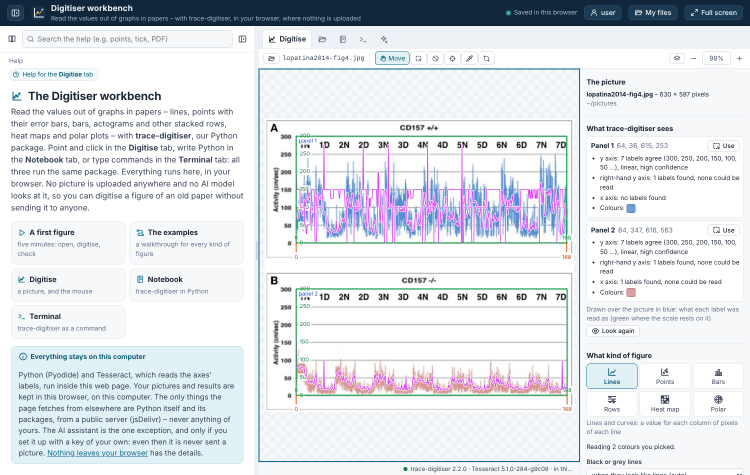
#> input picture paper/workbench-both-colours.png, 1500 x 950 px (shown at 1/2 size)
$ python -i line_detection.py   (imports and definitions only)
#> lines starting #> are read from the running program, lines starting #| are printed output that depends on the picture; after the words box and inside, x2 and y2 are one past the last pixel; in counts of white or black regions, pixels touching at a corner belong together
"""Horizontal and vertical line detection for panel boundary evidence.

Two complementary detectors:

* :func:`detect_long_horizontal_lines` — primary row-projection detector
  that finds gridlines/borders reliably in dense traces.
* :func:`detect_axis_line_segments` — supplementary detector that keeps
  only low-saturation (grey/black) structures, suppressing coloured
  trace pixels.
"""

from __future__ import annotations

import cv2
import numpy as np

from .geometry import merge_contiguous

# ---------------------------------------------------------------------------
# Primary horizontal line detector
# ---------------------------------------------------------------------------

# [65 lines left out: function detect_long_horizontal_lines, not called in this run]


# ---------------------------------------------------------------------------
# Supplementary axis/grid segment detector
# ---------------------------------------------------------------------------

def detect_axis_line_segments(
    rgb: np.ndarray,
    direction: str = "horizontal",
    min_length_frac: float = 0.18,
) -> list[dict]:
    """Detect long axis/grid segments while suppressing coloured trace pixels.

    Keeps only low-saturation grey/black pixels so that coloured traces
    are much less likely to become false panel borders.

    Parameters
    ----------
    rgb : ndarray, shape (H, W, 3)
    direction : ``"horizontal"`` or ``"vertical"``
    min_length_frac : float
        Minimum fraction of image width (horizontal) or height (vertical).

    Returns
    -------
    list of dict
        Horizontal dicts have ``x0``, ``x1``, ``y``; vertical dicts
        have ``x``, ``y0``, ``y1``.
    """
#> called with direction = 'horizontal', min_length_frac = 0.18
    hsv = cv2.cvtColor(rgb, cv2.COLOR_RGB2HSV).astype(np.float32)
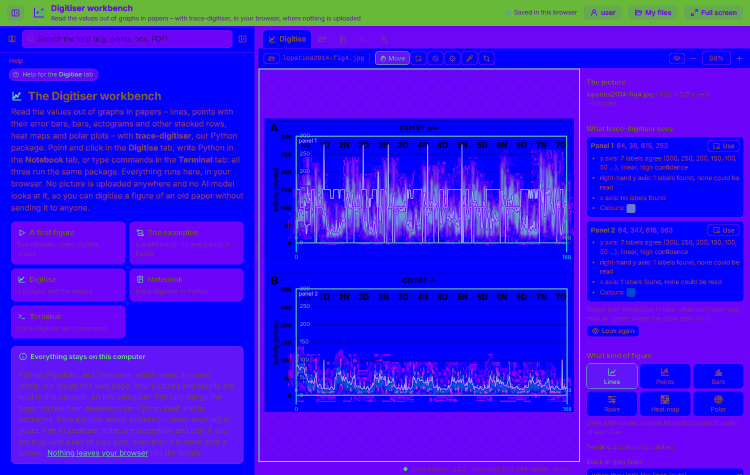
#> hsv: shape (950, 1500, 3) float32 (shown at 1/2 size); mean R, G, B 59.3, 21.2, 234.1
    S = hsv[:, :, 1]
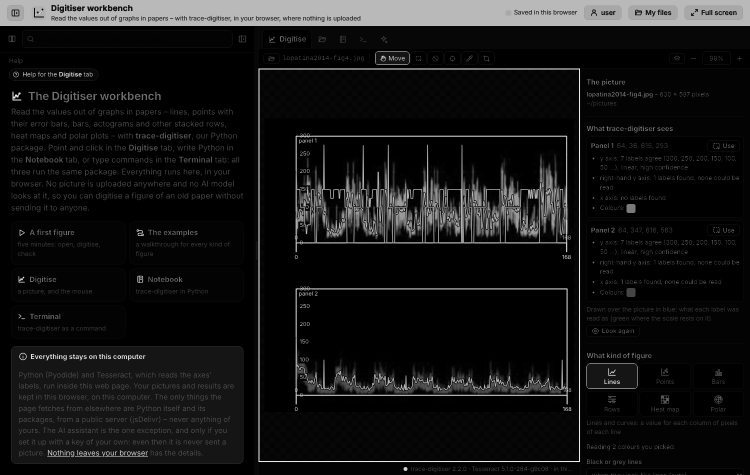
#> S: shape (950, 1500) float32 (shown at 1/2 size); min 0, max 244, mean 21.2
    gray = cv2.cvtColor(rgb, cv2.COLOR_RGB2GRAY)
    h, w = gray.shape
#> h = 950; w = 1500

    low_saturation = S < 55
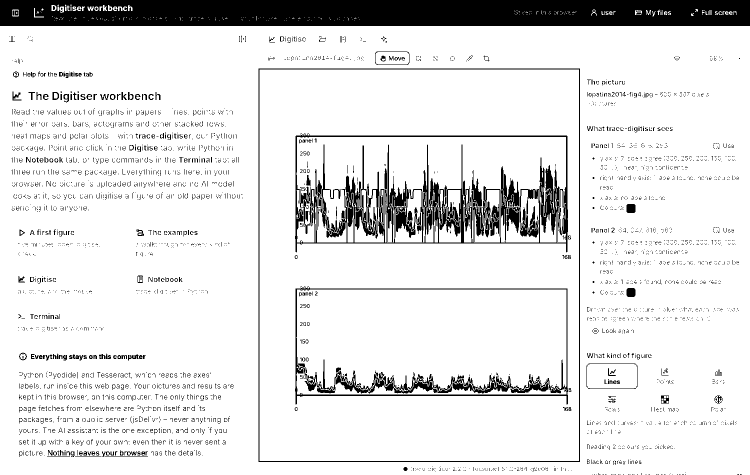
#> low_saturation: shape (950, 1500) bool (shown at 1/2 size); 88.9% white; 4126 black regions (3730 under 20 px), largest, box (x1, y1, x2, y2) and area: (0, 0, 1500, 52) 75592, (590, 267, 1136, 505) 35192, (590, 573, 1136, 809) 11621
    not_white = gray < 238
#> not_white: shape (950, 1500) bool; 26.6% white; 1618 white regions (440 under 20 px), largest, box (x1, y1, x2, y2) and area: (22, 692, 487, 928) 109648, (0, 0, 1500, 950) 88922, (589, 267, 1136, 505) 53937
    very_dark = gray < 110
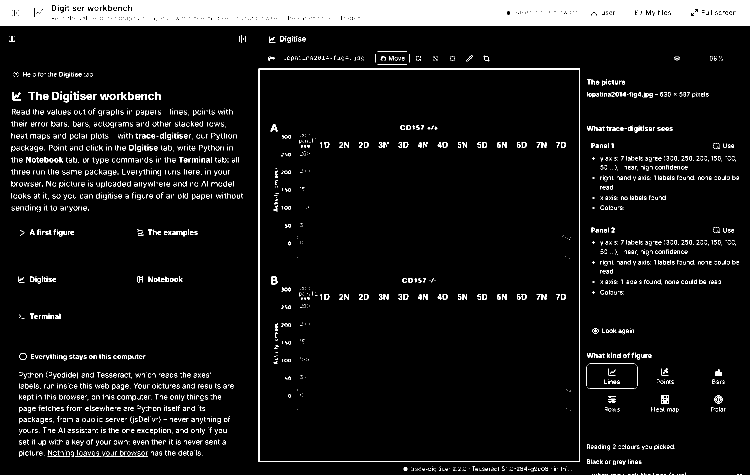
#> very_dark: shape (950, 1500) bool (shown at 1/2 size); 7.9% white; 2815 white regions (2323 under 20 px), largest, box (x1, y1, x2, y2) and area: (0, 0, 1500, 52) 73687, (517, 137, 1160, 924) 5704, (1322, 791, 1338, 807) 160
    axis_like = ((low_saturation & not_white) | very_dark).astype(np.uint8) * 255
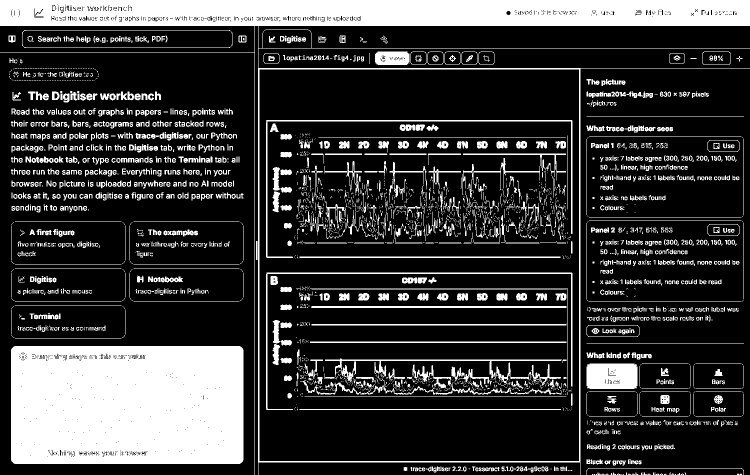
#> axis_like: shape (950, 1500) (shown at 1/2 size); 22.7% white; 3237 white regions (1944 under 20 px), largest, box (x1, y1, x2, y2) and area: (22, 692, 487, 928) 108548, (0, 0, 1500, 950) 87073, (1173, 727, 1275, 778) 5032

    if direction == "horizontal":
        kernel_len = max(35, w // 24)
#> kernel_len = 62
        kernel = cv2.getStructuringElement(cv2.MORPH_RECT, (kernel_len, 1))
        opened = cv2.morphologyEx(axis_like, cv2.MORPH_OPEN, kernel)
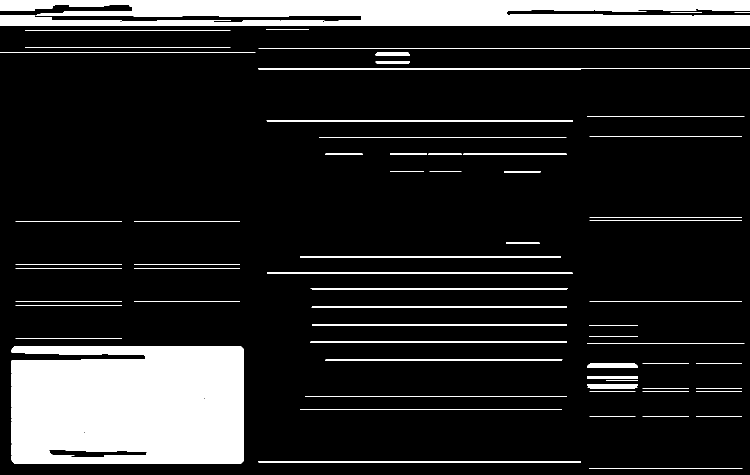
#> opened: shape (950, 1500) (shown at 1/2 size); 14.1% white; 69 white regions, largest, box (x1, y1, x2, y2) and area: (23, 692, 488, 928) 103505, (0, 0, 1500, 52) 65326, (517, 136, 1500, 139) 2273
        min_len = min_length_frac * w
#> min_len = 270
    elif direction == "vertical":
        kernel_len = max(35, h // 20)
        kernel = cv2.getStructuringElement(cv2.MORPH_RECT, (1, kernel_len))
        opened = cv2.morphologyEx(axis_like, cv2.MORPH_OPEN, kernel)
        min_len = min_length_frac * h
    else:
        raise ValueError("direction must be 'horizontal' or 'vertical'")

    n_labels, labels, stats, _ = cv2.connectedComponentsWithStats(opened, connectivity=8)
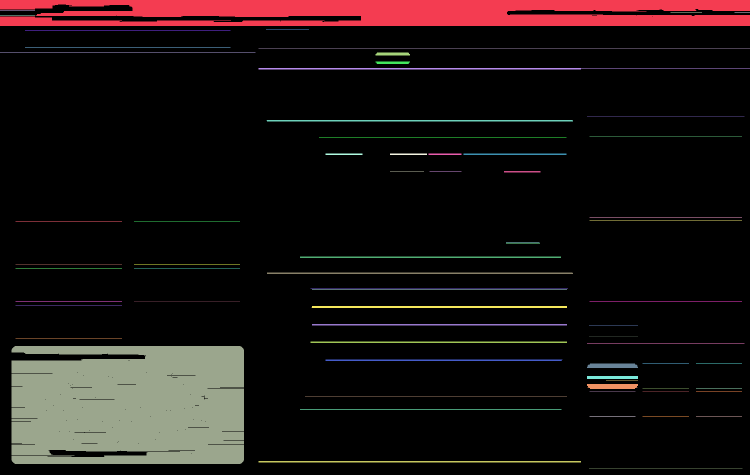
#> labels: shape (950, 1500) int32 (shown at 1/2 size); 70 distinct labels, from 0 to 69; one colour per label, 0 black
#> n_labels = 70; stats = 70 rows, first 6: [0, 9, 1500, 941, 1224055], [0, 0, 1500, 52, 65326], [0, 20, 70, 1, 70], [1341, 25, 63, 1, 63], [1469, 24, 31, 1, 31], [0, 31, 70, 1, 70]

    segments: list[dict] = []
    for lab in range(1, n_labels):
        x, y, ww, hh, area = stats[lab]
        if area <= 0:
            continue

        if direction == "horizontal":
            if ww < min_len or hh > max(18, 0.045 * h):
                continue
            segments.append(
                {
                    "orientation": "h",
                    "x0": int(x),
                    "x1": int(x + ww - 1),
                    "y": int(y + hh / 2),
                    "span": int(ww),
                    "thickness": int(hh),
                    "area": int(area),
                    "source": "axis_low_saturation",
                }
            )
        else:
            if hh < min_len or ww > max(18, 0.045 * w):
                continue
            segments.append(
                {
                    "orientation": "v",
                    "x": int(x + ww / 2),
                    "y0": int(y),
                    "y1": int(y + hh - 1),
                    "span": int(hh),
                    "thickness": int(ww),
                    "area": int(area),
                    "source": "axis_low_saturation",
                }
            )
#> this loop made 69 passes
#> (x, y, ww, hh, area) on passes 1 to 12: (0, 0, 1500, 52, 65326), (0, 20, 70, 1, 70), (1341, 25, 63, 1, 63), (1469, 24, 31, 1, 31), (0, 31, 70, 1, 70), (532, 59, 86, 1, 86), (50, 60, 411, 1, 411), (50, 95, 411, 1, 411), (517, 96, 983, 1, 983), (0, 104, 511, 1, 511), (751, 105, 69, 6, 400), (751, 123, 69, 5, 331)
#> after the loop, segments = 25 items

    if direction == "horizontal":
        return sorted(segments, key=lambda d: (d["y"], d["x0"]))
    return sorted(segments, key=lambda d: (d["x"], d["y0"]))

>>> import cv2
>>> picture = cv2.cvtColor(cv2.imread('../../paper/workbench-both-colours.png'), cv2.COLOR_BGR2RGB)
>>> result = detect_axis_line_segments(picture)
#> result = 25 items
